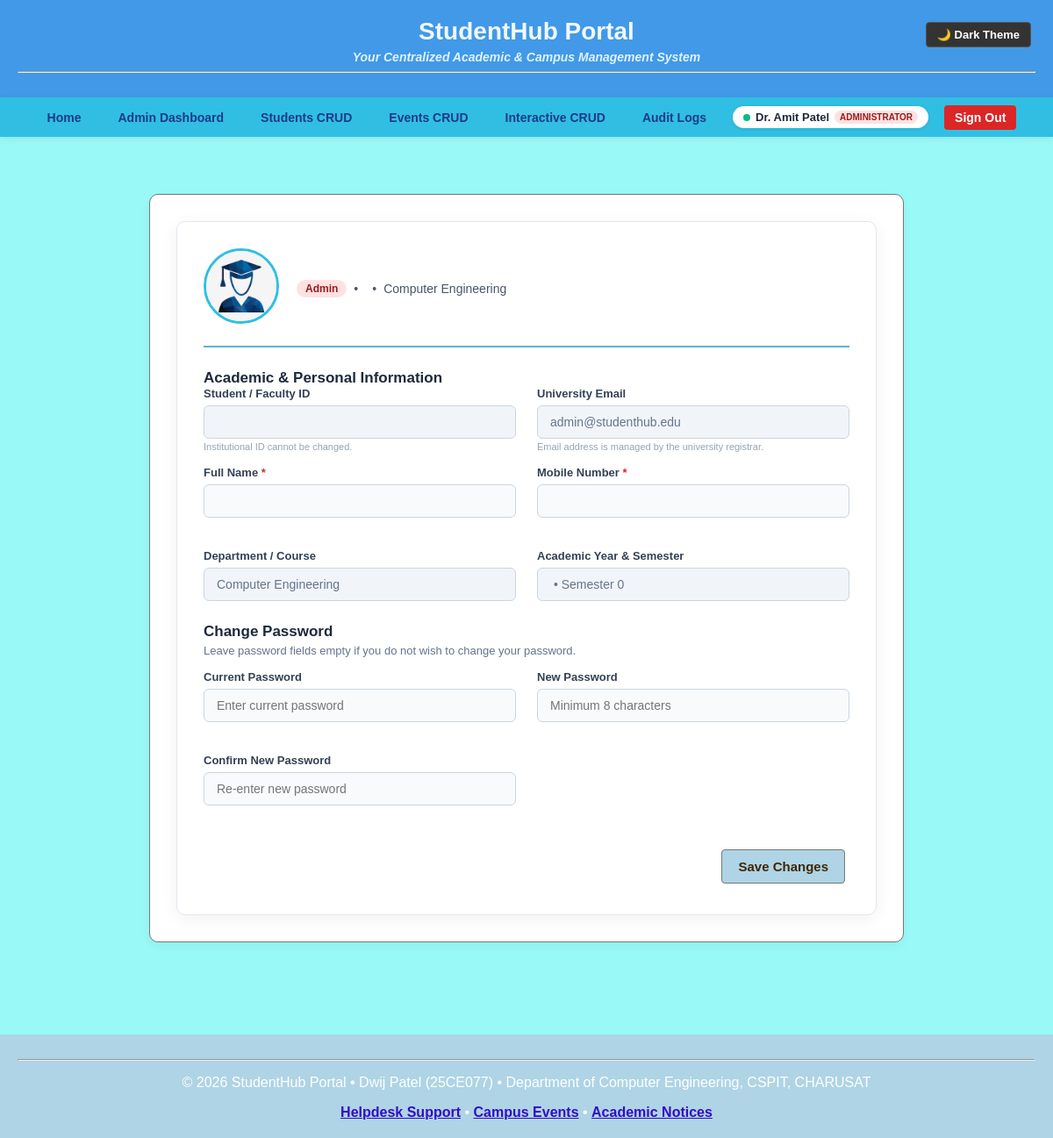
The app's page /Final_Practical/Profile.php (signed in) with its own data.
### tables this page shows
CREATE TABLE `students` (
  `student_id` VARCHAR(20) NOT NULL,
  `full_name` VARCHAR(100) NOT NULL,
  `email` VARCHAR(100) NOT NULL,
  `mobile` VARCHAR(15) NOT NULL,
  `gender` ENUM('Male', 'Female', 'Other') NOT NULL DEFAULT 'Male',
  `year` VARCHAR(20) NOT NULL DEFAULT 'Second Year',
  `semester` TINYINT NOT NULL DEFAULT 3,
  `course` VARCHAR(100) NOT NULL DEFAULT 'Computer Engineering',
  `role` ENUM('student', 'faculty', 'admin') NOT NULL DEFAULT 'student',
  `password` VARCHAR(255) NOT NULL,
  `status` ENUM('active', 'inactive') NOT NULL DEFAULT 'active',
  `remember_token_hash` VARCHAR(255) DEFAULT NULL,
  `last_login` DATETIME DEFAULT NULL,
  `created_at` DATETIME NOT NULL DEFAULT CURRENT_TIMESTAMP,
  `updated_at` DATETIME NOT NULL DEFAULT CURRENT_TIMESTAMP ON UPDATE CURRENT_TIMESTAMP,
  PRIMARY KEY (`student_id`),
  UNIQUE KEY `uk_student_email` (`email`),
  KEY `idx_student_role` (`role`),
  KEY `idx_student_course` (`course`)
);

### Final_Practical/includes/auth.php (called while the page is built, shortened)
<?php
function is_logged_in(): bool {
    return isset($_SESSION['user_id']) && !empty($_SESSION['user_id']);
}
function get_logged_user(): array {
    return [
        'id'       => $_SESSION['user_id'] ?? null,
        'name'     => $_SESSION['user_name'] ?? 'Guest',
        'email'    => $_SESSION['user_email'] ?? '',
        'role'     => $_SESSION['role'] ?? 'guest',
        'course'   => $_SESSION['course'] ?? '',
        'semester' => $_SESSION['semester'] ?? ''
    ];
}

### Final_Practical/Profile.php (the view, shortened to what this page needs)
<?php
require_once __DIR__ . '/includes/auth.php';
$userId      = $_SESSION['user_id'];
$errors      = [];
$pdo = getDB();
$stmt = $pdo->prepare("SELECT * FROM students WHERE student_id = :id LIMIT 1");
$stmt->execute([':id' => $userId]);
require_once __DIR__ . '/includes/header.php';
?>
<main>
    <section class="profile-container">
        <div class="profile-card">
            <div class="profile-header-banner">
                <div class="profile-avatar-circle">
                    <img src="Pics/IMG-20250429-WA0018.jpg" alt="Profile Picture" onerror="this.onerror=null; this.src='avatar.svg';">
                </div>
                <div class="profile-header-meta">
                    <p class="profile-role-line">
                        <span class="role-badge role-<?= strtolower($user['role']) ?>"><?= ucfirst(htmlspecialchars($user['role'], ENT_QUOTES, 'UTF-8')) ?></span> &bull;
                        <span><?= htmlspecialchars($user['student_id'], ENT_QUOTES, 'UTF-8') ?></span> &bull;
                        <span><?= htmlspecialchars($user['course'], ENT_QUOTES, 'UTF-8') ?></span>
                    </p>
                </div>
            </div>
            <form action="Profile.php" method="POST" class="profile-form">
                <div class="section-title">
                    <h3>Academic &amp; Personal Information</h3>
                </div>
                <div class="profile-grid">
                    <div class="form-group">
                        <label>Student / Faculty ID</label>
                        <input type="text" value="<?= htmlspecialchars($user['student_id'], ENT_QUOTES, 'UTF-8') ?>" disabled class="input-disabled">
                        <span class="field-hint">Institutional ID cannot be changed.</span>
                    </div>
                    <div class="form-group">
                        <label>University Email</label>
                        <input type="email" value="<?= htmlspecialchars($user['email'], ENT_QUOTES, 'UTF-8') ?>" disabled class="input-disabled">
                        <span class="field-hint">Email address is managed by the university registrar.</span>
                    </div>
                    <div class="form-group">
                        <label for="full_name">Full Name <span class="required">*</span></label>
                        <input type="text" id="full_name" name="full_name" value="<?= htmlspecialchars($user['full_name'], ENT_QUOTES, 'UTF-8') ?>" required>
                        <span class="field-error"><?= $errors['full_name'] ?? '' ?></span>
                    </div>
                    <div class="form-group">
                        <label for="mobile">Mobile Number <span class="required">*</span></label>
                        <input type="tel" id="mobile" name="mobile" maxlength="10" value="<?= htmlspecialchars($user['mobile'], ENT_QUOTES, 'UTF-8') ?>" required>
                        <span class="field-error"><?= $errors['mobile'] ?? '' ?></span>
                    </div>
                    <div class="form-group">
                        <label>Department / Course</label>
                        <input type="text" value="<?= htmlspecialchars($user['course'], ENT_QUOTES, 'UTF-8') ?>" disabled class="input-disabled">
                    </div>
                    <div class="form-group">
                        <label>Academic Year &amp; Semester</label>
                        <input type="text" value="<?= htmlspecialchars($user['year'], ENT_QUOTES, 'UTF-8') ?> &bull; Semester <?= htmlspecialchars((string)$user['semester'], ENT_QUOTES, 'UTF-8') ?>" disabled class="input-disabled">
                    </div>
                </div>
                <div class="section-title" style="margin-top: 25px;">
                    <h3>Change Password</h3>
                    <p style="font-size: 13px; color: #64748b; margin: 4px 0 15px 0;">Leave password fields empty if you do not wish to change your password.</p>
                </div>
                <div class="profile-grid">
                    <div class="form-group">
                        <label for="current_password">Current Password</label>
                        <input type="password" id="current_password" name="current_password" placeholder="Enter current password">
                        <span class="field-error"><?= $errors['current_password'] ?? '' ?></span>
                    </div>
                    <div class="form-group">
                        <label for="new_password">New Password</label>
                        <input type="password" id="new_password" name="new_password" placeholder="Minimum 8 characters">
                        <span class="field-error"><?= $errors['new_password'] ?? '' ?></span>
                    </div>
                    <div class="form-group">
                        <label for="confirm_password">Confirm New Password</label>
                        <input type="password" id="confirm_password" name="confirm_password" placeholder="Re-enter new password">
                        <span class="field-error"><?= $errors['confirm_password'] ?? '' ?></span>
                    </div>
                </div>
                <div class="form-actions" style="margin-top: 25px; text-align: right;">
                    <button type="submit" class="btn btn-primary">Save Changes</button>
                </div>
            </form>
        </div>
    </section>
</main>
<?php require_once __DIR__ . '/includes/footer.php'; ?>

### Final_Practical/includes/nav.php (shortened to what this page needs)
<?php
require_once __DIR__ . '/auth.php';
$isLoggedIn = is_logged_in();
$user       = get_logged_user();
$currentUrl = basename($_SERVER['PHP_SELF'] ?? '');
?>
<nav class="portal-nav" aria-label="Main Navigation">
    <ul class="nav-links" id="nav-links">
        <li><a href="index.html" class="<?= ($currentUrl === 'index.html' || $currentUrl === 'index.php') ? 'active' : '' ?>">Home</a></li>
        <?php if (!$isLoggedIn): ?>
            <li><a href="Directory.html" class="<?= ($currentUrl === 'Directory.html') ? 'active' : '' ?>">Student Directory</a></li>
            <li><a href="events.php" class="<?= ($currentUrl === 'events.php') ? 'active' : '' ?>">Campus Events</a></li>
            <li><a href="Timetable.html" class="<?= ($currentUrl === 'Timetable.html') ? 'active' : '' ?>">Timetable</a></li>
            <li><a href="Notices.html" class="<?= ($currentUrl === 'Notices.html') ? 'active' : '' ?>">Notices</a></li>
            <li><a href="Contact.php" class="<?= ($currentUrl === 'Contact.php' || $currentUrl === 'Contact.html') ? 'active' : '' ?>">Contact Support</a></li>
            <li><a href="Login.php" class="btn-nav-primary <?= ($currentUrl === 'Login.php' || $currentUrl === 'Login.html') ? 'active' : '' ?>">Sign In</a></li>
            <li><a href="Register.php" class="btn-nav-secondary <?= ($currentUrl === 'Register.php' || $currentUrl === 'Register.html') ? 'active' : '' ?>">Create Account</a></li>
        <?php elseif ($user['role'] === 'admin'): ?>
            <li><a href="Admin.php" class="<?= ($currentUrl === 'Admin.php') ? 'active' : '' ?>">Admin Dashboard</a></li>
            <li><a href="manage_students.php" class="<?= ($currentUrl === 'manage_students.php') ? 'active' : '' ?>">Students CRUD</a></li>
            <li><a href="manage_events.php" class="<?= ($currentUrl === 'manage_events.php') ? 'active' : '' ?>">Events CRUD</a></li>
            <li><a href="ajax_crud.php" class="<?= ($currentUrl === 'ajax_crud.php') ? 'active' : '' ?>">Interactive CRUD</a></li>
            <li><a href="audit_logs.php" class="<?= ($currentUrl === 'audit_logs.php') ? 'active' : '' ?>">Audit Logs</a></li>
            <li class="nav-user-item">
                <span class="user-pill">
                    <span class="user-dot"></span>
                    <?= htmlspecialchars($user['name'], ENT_QUOTES, 'UTF-8') ?>
                    <span class="badge-role badge-admin">Administrator</span>
                </span>
            </li>
            <li><a href="logout.php" class="btn-nav-logout">Sign Out</a></li>
        <?php endif; ?>
    </ul>
</nav>

### Final_Practical/Style.css (style rules this page uses)
body { font-family: Arial, Helvetica, sans-serif; background-color: #99f9f7; color: rgb(65, 39, 8); margin: 0; padding: 0; transition: background-color 0.3s ease, color 0.3s ease; }
nav { background-color: #30bfe3; padding: 10px; position: relative; }
nav ul { list-style: none; display: flex; justify-content: center; gap: 30px; margin: 0; padding: 0; flex-wrap: wrap; }
nav a { color: rgb(52, 12, 197); font-weight: bolder; text-decoration: underline; }
main { text-align: center; padding: 40px 20px; max-width: 960px; margin: auto; }
section { background: white; margin: 0 auto 30px auto; border-radius: 10px; border: 1px solid #777; box-shadow: 0 4px 12px rgba(0, 0, 0, 0.05); padding: 30px; box-sizing: border-box; }
button.btn-primary, button { background-color: #aed4e5; color: rgb(65, 39, 8); margin: 5px; padding: 10px 18px; cursor: pointer; font-size: 15px; font-weight: bolder; border: 1px solid #777; border-radius: 4px; transition: background-color 0.2s ease, transform 0.1s ease; }

### Final_Practical/includes/nav.php (style rules this page uses)
.portal-nav { background-color: #30bfe3; padding: 10px 20px; box-shadow: 0 2px 8px rgba(0,0,0,0.08); }
.portal-nav ul { list-style: none; display: flex; justify-content: center; align-items: center; gap: 18px; margin: 0; padding: 0; flex-wrap: wrap; }
.portal-nav a { color: #1e3a8a; font-weight: 700; text-decoration: none; padding: 6px 12px; border-radius: 4px; transition: all 0.2s ease; font-size: 14px; }
.btn-nav-logout { background-color: #dc2626 !important; color: #ffffff !important; }
.user-pill { display: inline-flex; align-items: center; gap: 6px; background: #ffffff; padding: 5px 12px; border-radius: 20px; font-size: 13px; font-weight: 600; color: #1e293b; box-shadow: 0 1px 4px rgba(0,0,0,0.1); }
.user-dot { width: 8px; height: 8px; background-color: #10b981; border-radius: 50%; display: inline-block; }
.badge-role { font-size: 10px; font-weight: 700; text-transform: uppercase; padding: 2px 6px; border-radius: 10px; }
.badge-admin { background-color: #fee2e2; color: #991b1b; }

### Final_Practical/Profile.php (style rules this page uses)
.profile-container { max-width: 860px; margin: 25px auto; text-align: left; }
.profile-card { background: #ffffff; border-radius: 10px; box-shadow: 0 4px 20px rgba(0,0,0,0.06); border: 1px solid #e2e8f0; overflow: hidden; padding: 30px; }
.profile-header-banner { display: flex; align-items: center; gap: 20px; padding-bottom: 25px; border-bottom: 2px solid #55b7cf; margin-bottom: 25px; }
.profile-avatar-circle { width: 80px; height: 80px; border-radius: 50%; overflow: hidden; border: 3px solid #30bfe3; background: #f1f5f9; flex-shrink: 0; }
.profile-avatar-circle img { width: 100%; height: 100%; object-fit: cover; }
.profile-role-line { margin: 0; font-size: 14px; color: #475569; display: flex; align-items: center; gap: 8px; flex-wrap: wrap; }
.role-badge { padding: 3px 10px; border-radius: 12px; font-size: 12px; font-weight: 700; }
.role-admin { background: #fee2e2; color: #991b1b; }
.section-title h3 { margin: 0; color: #1e293b; font-size: 17px; }
.profile-grid { display: grid; grid-template-columns: 1fr 1fr; gap: 16px 24px; }
.form-group { display: flex; flex-direction: column; }
.form-group label { font-size: 13px; font-weight: 600; color: #334155; margin-bottom: 6px; }
.required { color: #dc2626; }
.form-group input { padding: 10px 14px; border: 1px solid #cbd5e1; border-radius: 6px; font-size: 14px; color: #1e293b; background: #f8fafc; box-sizing: border-box; width: 100%; }
.input-disabled { background-color: #f1f5f9 !important; color: #64748b !important; cursor: not-allowed; }
.field-hint { font-size: 11px; color: #94a3b8; margin-top: 3px; }
.field-error { color: #dc2626; font-size: 12px; margin-top: 4px; min-height: 16px; }
.btn { display: inline-block; padding: 11px 24px; border-radius: 6px; font-size: 14px; font-weight: 600; cursor: pointer; border: none; text-decoration: none; }
.btn-primary { background: #2563eb; color: #ffffff; }

### records on screen
students: full_name "Dr. Amit Patel", role "Admin", course "Computer Engineering", email "admin@studenthub.edu", semester "• Semester 0"
